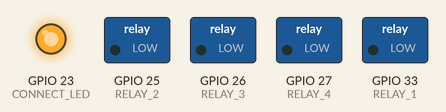
A sketch run on a simulated ESP32. Parts: switched loads named in the sketch (green lamp = pin HIGH), output pins drawn as LEDs (lit = HIGH). Nothing arrives over Bluetooth unless stated; a phone connects over Bluetooth LE 3 s after start.

Above: at 0.1 s.
At 3.1 s:
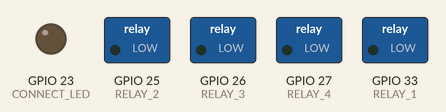
Timing chart, 0 to 4.6 s (numbered marks = the images above):
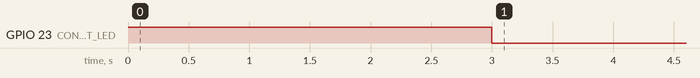

The sketch:

ESP32LR42_ble.ino
```cpp
/**
 * A firmwarefor the ESP32LR42 that enables ble communication.
 *
 * James Henderson, 2020.
 */
#include <BLEDevice.h>
#include <BLEUtils.h>
#include <BLEServer.h>

#include "relays.h"
#include "input.h"

#define SERVICE_MODULE_UUID       "3d666724-e775-11ea-adc1-0242ac120002"  // Service that defines module information
#define CHARACTERISTIC_ID         "af1fdb15-5f75-4559-aa02-f575cf21da39"  // Characteristic that contains the module ID
#define CHARACTERISTIC_VER        "91857612-9071-45c3-88ad-433105d5f8fa"  // Characteristic that defines a modules firmware version

#define SERVICE_RELAY_UUID        "eda0f9e6-e78f-11ea-adc1-0242ac120002"  // Service for relay interaction
#define CHARACTERISTIC_NR         "a96f34fe-19f7-401f-873a-30462c535402"  // Characteristic that tells you how many relays the board has
#define CHARACTERISTIC_RS         "d1482882-1fd0-4f72-96bd-b6c953345653"  // Characteristic for the state of the relays

#define SERVICE_IN_UUID           "b5da2b54-e7a3-11ea-adc1-0242ac120002"  // Service for input reading
#define CHARACTERISTIC_NI         "24ca2348-e112-4f7c-b31a-253a21b5a0c2"  // Characteristic for the number of inputs
#define CHARACTERISTIC_GI         "8ff314b7-36f5-4ccf-a142-0c36a6da78c8"  // Characteristic holding input states

#define MODULE_NAME               "ESP32LR42"
#define MODULE_ID                 "40"
#define MODULE_V                  "1"

#define CONNECT_LED               23

char relay_st[ NUMBER_OF_RELAYS + 1 ];
char input_st[ NUMBER_OF_INPUTS + 1 ];

/**
 * Class that handles callbacks to the relay state
 * characteristic.
 *
 * Allows the getting and setting of the relays from
 * reading and writing the characteristic!
 */

class RelayCallbacks: public BLECharacteristicCallbacks {

    void onWrite(BLECharacteristic *pCharacteristic) {

      std::string value = pCharacteristic->getValue();

      if ( value.length() >= 4 ) {
        set_relay_states( value.c_str() );
      }

    }

    void onRead(BLECharacteristic *pCharacteristic) {

      get_relay_states( relay_st );
      pCharacteristic->setValue( relay_st );

    }

};

/**
 * Class that handles callbacks to the input state
 * characteristic.
 *
 * Allows the getting of the input states.
 */
class InputCallbacks: public BLECharacteristicCallbacks {

    void onRead(BLECharacteristic *pCharacteristic) {

      get_inputs( input_st );
      pCharacteristic->setValue( input_st );

    }

};

/**
 * Class that handles callbacks for connection and disconnection.
 */
class ConnectionCallbacks: public BLEServerCallbacks {
    void onConnect( BLEServer* pServer ) {
      digitalWrite( CONNECT_LED, LOW );
    };

    void onDisconnect(BLEServer* pServer) {
      digitalWrite( CONNECT_LED, HIGH );
    }
};

void setup() {

  pinMode( CONNECT_LED, OUTPUT );
  digitalWrite( CONNECT_LED, HIGH );

  init_relays();
  init_inputs();

  BLEDevice::init( MODULE_NAME );
  BLEServer *pServer = BLEDevice::createServer();
  pServer->setCallbacks( new ConnectionCallbacks() );
  init_module_service( pServer );
  init_relay_service( pServer );
  init_input_service( pServer );

  BLEAdvertising *pAdvertising = BLEDevice::getAdvertising();

  pAdvertising->addServiceUUID( SERVICE_MODULE_UUID );
  pAdvertising->setScanResponse(true);
  pAdvertising->setMinPreferred(0x06);  // functions that help with iPhone connections issue
  pAdvertising->setMinPreferred(0x12);

  BLEDevice::startAdvertising();

}

void loop() {

}

/**
 * Init the service that provides information about the module.
 * This service provides characteristics for the module ID and the
 * firmware version.
 *
 */
void init_module_service( BLEServer * pServer ) {

  BLEService *mService = pServer->createService( SERVICE_MODULE_UUID );

  BLECharacteristic *idCharacteristic = mService->createCharacteristic(
                                         CHARACTERISTIC_ID,
                                         BLECharacteristic::PROPERTY_READ
                                       );

  idCharacteristic->setValue( MODULE_ID );

  BLECharacteristic *vCharacteristic = mService->createCharacteristic(
                                         CHARACTERISTIC_VER,
                                         BLECharacteristic::PROPERTY_READ
                                       );

  vCharacteristic->setValue( MODULE_V );

  mService->start();

}

/**
 * Init the service that provides the interface fot the relays on the module.
 */
void init_relay_service( BLEServer * pServer ) {

  BLEService *mService = pServer->createService( SERVICE_RELAY_UUID );

  BLECharacteristic *idCharacteristic = mService->createCharacteristic(
                                         CHARACTERISTIC_NR,
                                         BLECharacteristic::PROPERTY_READ
                                       );

  idCharacteristic->setValue( String( NUMBER_OF_RELAYS ).c_str() );

  BLECharacteristic *vCharacteristic = mService->createCharacteristic(
                                         CHARACTERISTIC_RS,
                                         BLECharacteristic::PROPERTY_READ |
                                         BLECharacteristic::PROPERTY_WRITE
                                       );

  vCharacteristic->setCallbacks( new RelayCallbacks() );

  mService->start();

}

/**
 * Init the service provides information about the inputs on the module.
 */
void init_input_service( BLEServer * pServer ) {

  BLEService *mService = pServer->createService( SERVICE_IN_UUID );

  BLECharacteristic *idCharacteristic = mService->createCharacteristic(
                                         CHARACTERISTIC_NI,
                                         BLECharacteristic::PROPERTY_READ
                                       );

  idCharacteristic->setValue( String( NUMBER_OF_INPUTS ).c_str() );

  BLECharacteristic *vCharacteristic = mService->createCharacteristic(
                                         CHARACTERISTIC_GI,
                                         BLECharacteristic::PROPERTY_READ
                                       );

  vCharacteristic->setCallbacks( new InputCallbacks() );

  mService->start();

}
```

input.cpp
```cpp
#include <Arduino.h>
#include "input.h"

char opto_states[ NUMBER_OF_INPUTS ];

void init_inputs() {

  pinMode( INPUT_1, INPUT );
  pinMode( INPUT_2, INPUT );


}

void get_inputs( char * states ) {


  states[ 0 ] = ( digitalRead( INPUT_2 ) ) ? '0' : '1';
  states[ 1 ] = ( digitalRead( INPUT_1 ) ) ? '0' : '1';
  states[ 2 ] = '\0';

}
```

input.h
```cpp
#ifndef INPUTS_H
#define INPUTS_H


#define INPUT_1                   4
#define INPUT_2                   16

#define NUMBER_OF_INPUTS          2

/**
 * Set the opto pins into the correct mode.
 */
void init_inputs();

/**
 * Checks the opto states and sets the input LEDs accordingly.
 *
 * Call this regularly or the input LEDs will not light up to
 * show the input states!
 */
void do_inputs();

/**
 * Read the input states and place them in the passed buffer.
 *
 * Onus is on the user to make sure that the buffer is big enough to
 * store all of the data.
 */
void get_inputs( char * states );

#endif
```

relays.cpp
```cpp
#include <Arduino.h>
#include "relays.h"


void init_relays() {

  pinMode( RELAY_1, OUTPUT );
  pinMode( RELAY_2, OUTPUT );
  pinMode( RELAY_3, OUTPUT );
  pinMode( RELAY_4, OUTPUT );

  digitalWrite( RELAY_1, LOW );
  digitalWrite( RELAY_2, LOW );
  digitalWrite( RELAY_3, LOW );
  digitalWrite( RELAY_4, LOW );

}


void get_relay_states( char * states ) {

  states[0] = ( digitalRead(RELAY_4) == LOW ) ? '0' : '1';
  states[1] = ( digitalRead(RELAY_3) == LOW ) ? '0' : '1';
  states[2] = ( digitalRead(RELAY_2) == LOW ) ? '0' : '1';
  states[3] = ( digitalRead(RELAY_1) == LOW ) ? '0' : '1';
  states[4] = '\0';

}


void set_relay_states( const char *st ) {

  digitalWrite( RELAY_4, ( st[0] == '1' ) ? HIGH : LOW );
  digitalWrite( RELAY_3, ( st[1] == '1' ) ? HIGH : LOW );
  digitalWrite( RELAY_2, ( st[2] == '1' ) ? HIGH : LOW );
  digitalWrite( RELAY_1, ( st[3] == '1' ) ? HIGH : LOW );

}
```

relays.h
```cpp
#ifndef RELAY_H
#define RELAY_H

#define RELAY_1             33
#define RELAY_2             25
#define RELAY_3             26
#define RELAY_4             27

#define NUMBER_OF_RELAYS    4

/**
 * Init the relay pins and set them to the default LOW values.
 */
void init_relays();

/**
 * Reads the current relay states and places them in the passed
 * char array.
 *
 * Onus is on the user to make sure that the char array is big enough
 * for the relay data to fit in it.
 */
void get_relay_states( char * states );

/**
 * Sets the relay states to the values in the passed char array.
 *
 * Onus is on the user to make sure that the char array contains
 * enough data for the relays to be set.
 */
void set_relay_states( const char *st );

#endif
```

Measured:
- by itself, GPIO 23 (CONNECT_LED): HIGH → LOW at 3.0 s
